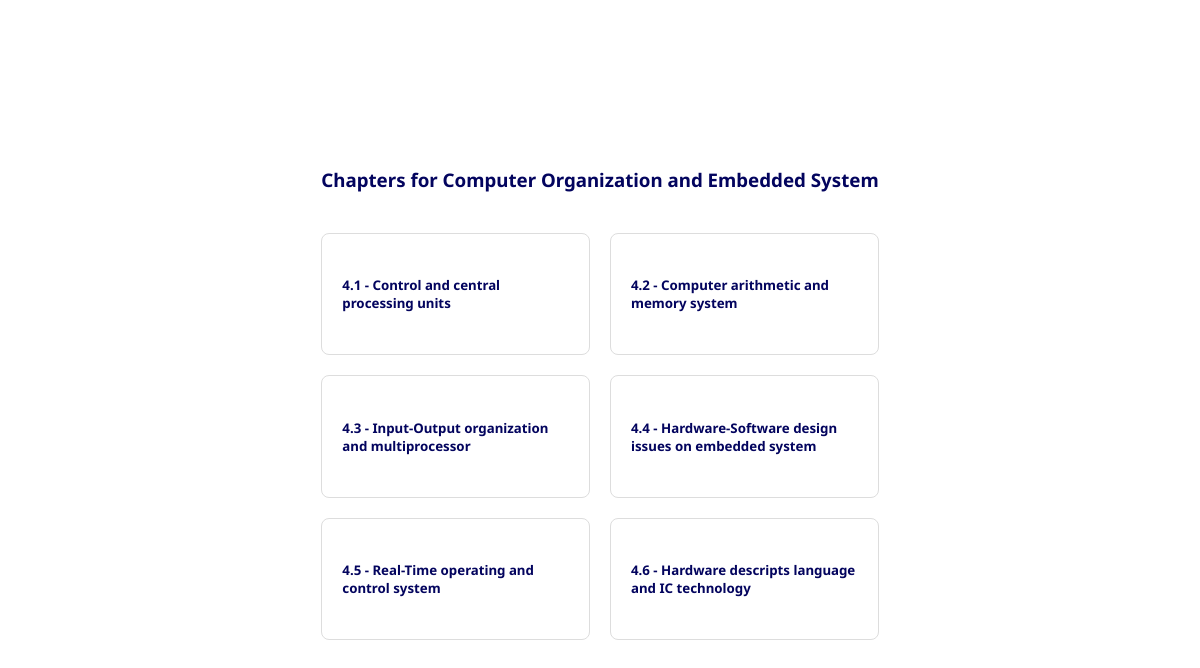
Screenshot of /questions/subject/16/ with the database file from the repository.
### questions/models.py (models this page shows, shortened)
class Subject(models.Model):
    name = models.CharField(max_length=200)

class Chapter(models.Model):
    subject = models.ForeignKey(Subject, on_delete=models.CASCADE)
    chapter_number = models.CharField(max_length=10)  # Format like "1.1", "1.2"
    name = models.CharField(max_length=200)
    class Meta:
        unique_together = ['subject', 'chapter_number']
        ordering = ['subject', 'chapter_number']

### questions/views.py (the view)
# urls.py: path('subject/<int:subject_id>/', views.subject_view, name='subject_detail'),
def subject_view(request, subject_id):
    subject = get_object_or_404(Subject, id=subject_id)
    chapters = Chapter.objects.filter(subject=subject)
    return render(request, 'subject_detail.html', {
        'selected_subject': subject,
        'chapters': chapters,
    })

### templates/subject_detail.html (shortened to what this page needs)
<!DOCTYPE html>
<html lang="en">
  <head>
    {% load static %}
    <link rel="stylesheet" href="{% static 'subject_detail.css' %}" />
  </head>
  <body>
    <div class="main-container">
      <h3>Chapters for {{ selected_subject.name }}</h3>
      <br />
      <div class="subject-grid">
        {% for chapter in chapters %}
        <div class="subject-card">
          <a
            href="{% url 'chapter_detail' chapter.id %}"
            style="text-decoration: none; color: inherit;"
          >
            <h5>{{ chapter.chapter_number }} - {{ chapter.name }}</h5>
          </a>
        </div>
        {% endfor %}
      </div>
    </div>
  </body>
</html>

### static/subject_detail.css (style rules this page uses)
:root { --federal-blue: #03045eff; --honolulu-blue: #0077b6ff; --pacific-cyan: #00b4d8ff; --non-photo-blue: #90e0efff; --light-cyan: #caf0f8ff; --white: #ffffff }
* { padding: 0; box-sizing: border-box; font-family: "Noto Sans", serif; }
body, html { height: 100%; margin: 0.9rem; background-color: var(--white); height: 100vh; color: var(--federal-blue); display: flex; align-items: center; justify-content: center; }
.subject-grid { display: grid; grid-template-columns: repeat(auto-fit, minmax(250px, 1fr)); gap: 20px; margin-bottom: 40px; }
.subject-card { border: 1px solid #ddd; border-radius: 8px; padding: 20px; cursor: pointer; transition: transform 0.2s, box-shadow 0.2s; }

### rows the page displays
Subject: name "Computer Organization and Embedded System"
Chapter: chapter_number "4.1", name "Control and central processing units"
Chapter: chapter_number "4.2", name "Computer arithmetic and memory system"
Chapter: chapter_number "4.3", name "Input-Output organization and multiprocessor"
Chapter: chapter_number "4.4", name "Hardware-Software design issues on embedded system"
Chapter: chapter_number "4.5", name "Real-Time operating and control system"
Chapter: chapter_number "4.6", name "Hardware descripts language and IC technology"
